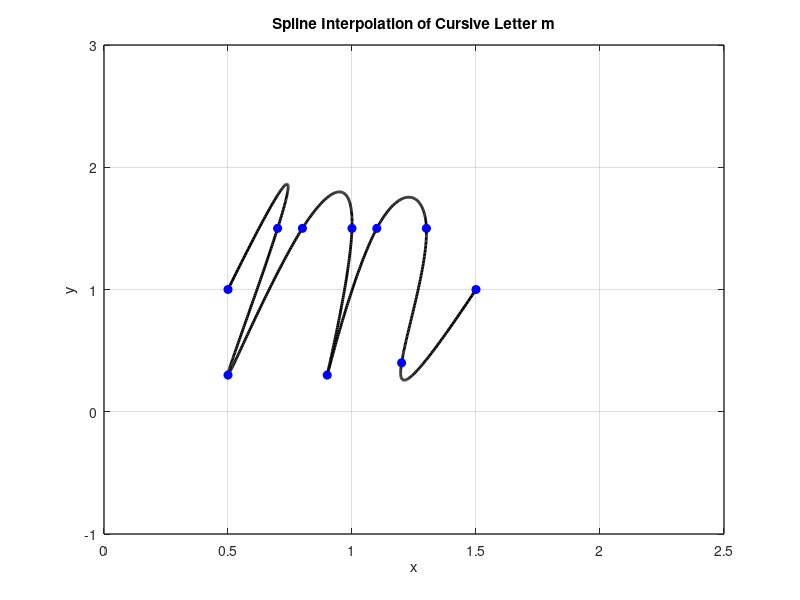

This figure's MATLAB source:
x = [0.5 0.7 0.5 0.8 1 0.9 1.1 1.3 1.2 1.5];
y = [1 1.5 0.3 1.5 1.5 0.3 1.5 1.5 0.4 1];

n = length(x);
t = 0:n-1; % Parametric coordinate t
tt = 0:0.01:n-1; % More dense coordinate tt for spline interpolation

% Compute spline interpolation
xx = spline(t, x, tt);
yy = spline(t, y, tt);

% Plot settings
figure(1)
plot(xx, yy, 'k', 'LineWidth', 2) % plot spline
hold on
plot(x, y, 'bo', 'MarkerFaceColor', 'b') % plot data points
axis([0 2.5 -1 3])
grid on
title('Spline Interpolation of Cursive Letter m')
xlabel('x')
ylabel('y')
set(gca, 'FontSize', 10, 'LineWidth', 1)
grid on